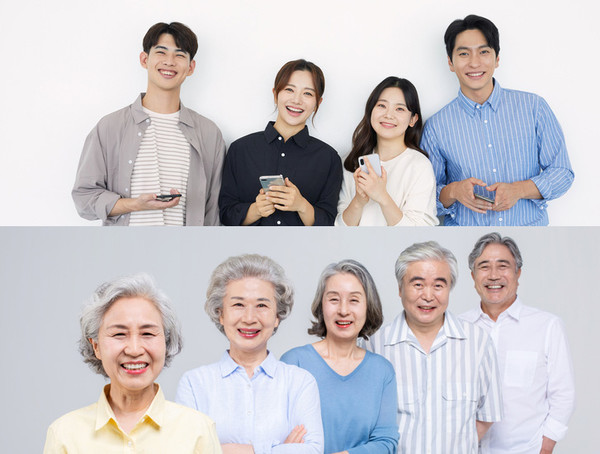
#> input picture 04. faceDetection&bitwise/people2.jpg, 600 x 454 px
$ python faceDetection2.py
#> lines starting #> are read from the running program, lines starting #| are printed output that depends on the picture
import cv2

# 임계값 지정 및 비트연산
def bitcal(src1, src2, x, y, w, h):
  gray = cv2.cvtColor(src2, cv2.COLOR_BGR2GRAY)

  # 임계값을 넘으면 white, 넘지 않으면 black으로 색상 설정 (이미지의 이진화)
  # ret: threshold 시 사용한 임계값
  # mask : threshold 결과 이미지
  ret, mask = cv2.threshold(gray, 245, 255, cv2.THRES_BINARY)

  # mask 부정
  mask_inv = cv2.bitwise_not(mask)

  cv2.imshow('mask', mask)
  cv2.imshow('mask_inv', mask_inv)

  # 비트연산(and)를 통해 관심 영역 중 mask에서 흰 영역에 해당하는 부분만 비트 연산
  src1_bg = cv2.bitwise_and(roi, roi, mask = mask)
  cv2.imshow('src1_bg', src1_bg)

  # 비트연산(and)를 통해 src2 이미지 중 mask_inv에서 흰 영역에 해당하는 부분만 비트 연산
  src2_fg = cv2.bitwise_and(src2, src2, mask = mask_inv)
  cv2.imshow('src2_fg', src2_fg)

  # src1_bg와 src2_fg 비트 연산(or)을 통해 결과 이미지 출력
  dst = cv2.bitwise_or(src1_bg, src2_fg)
  cv2.imshow('dst', dst)

  # dst 이미지를 원본 이미지 src1에 넣기
  src1[y : y + h, x : x + w] = dst
  cv2.imshow('result', src1)

# 전면 얼굴 학습 데이터 가져오기
face_cascade = cv2.CascadeClassifier(cv2.data.haarcascades + 'haarcascade_frontalface_default.xml')

# 이미지 불러오기
src1 = cv2.imread('people2.jpg')
#> src1 is the input picture: shape (454, 600, 3); mean B, G, R 203.3, 199.3, 202.8
src2 = cv2.imread('imoticon4.PNG')
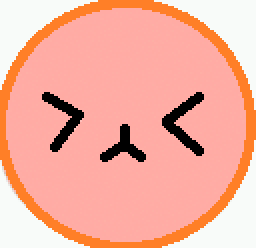
#> input picture 04. faceDetection&bitwise/imoticon4.png, 128 x 124 px, found by its file name (shown 2 times larger)
#> src2 is the input picture: shape (124, 128, 3); mean B, G, R 159.5, 174.7, 243.7
gray = cv2.cvtColor(src1, cv2.COLOR_BGR2GRAY)
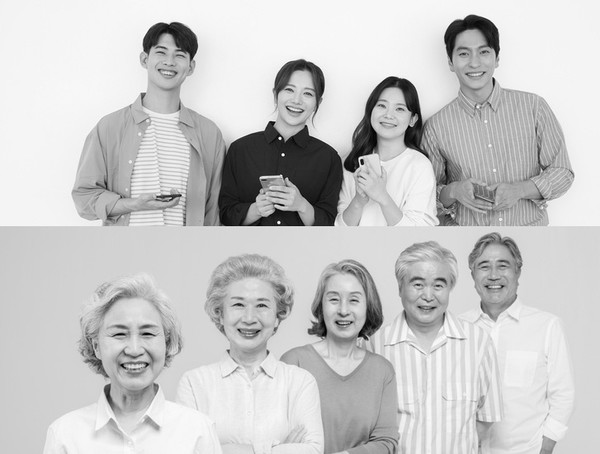
#> gray: shape (454, 600); min 0, max 255, mean 200.8

# 얼굴 찾기
faces = face_cascade.detectMultiScale(gray, 1.3, 5)
#> faces = [[143, 34, 51, 51], [445, 31, 57, 57], [273, 73, 51, 51], [365, 89, 51, 51], [466, 245, 56, 56], [396, 260, 65, 65], [315, 276, 59, 59], [215, 278, 71, 71], [94, 301, 81, 81]]
for (x, y, w, h) in faces:
  # src2 이미지를 찾은 얼굴 사이즈와 동일하게 변경하기
  src2_resize = cv2.resize(src2, (w, h))

  # 관심 영역 지정
  roi = src1[y : y + h, x : x + w]
#> (the run stopped early here; a loop or call above may not have finished)
